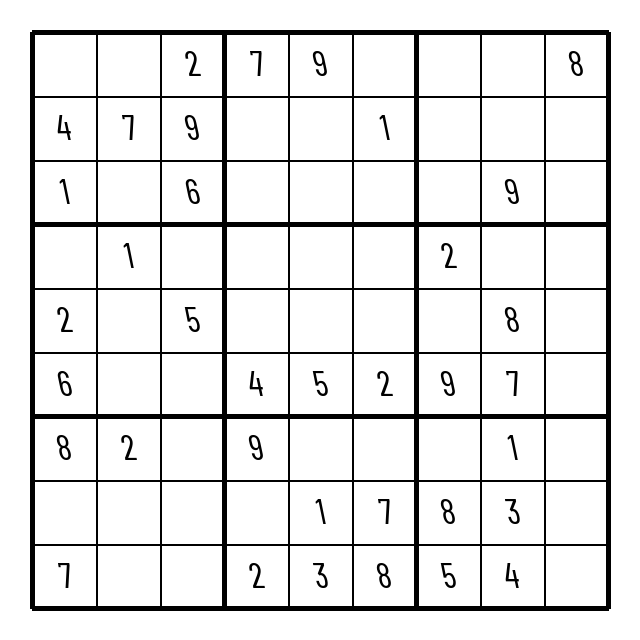
#> input picture backend/phases/phase_04_digit_recognition/src/datasets/fromsoduko/sudoku_medium/images_original/sudoku_00006_en.png, 640 x 640 px
$ python -i preprocess.py   (imports and definitions only)
#> lines starting #> are read from the running program, lines starting #| are printed output that depends on the picture; after the words box and inside, x2 and y2 are one past the last pixel; in counts of white or black regions, pixels touching at a corner belong together
### backend/app/config.py
from __future__ import annotations

from pathlib import Path
from typing import Any
import os

try:
    import yaml
except Exception:  # pragma: no cover - app can still start with defaults
    yaml = None  # type: ignore[assignment]


DEFAULT_CONFIG: dict[str, Any] = {
    "app": {"name": "Sudoku CV Windows API", "env": "development"},
    "server": {"host": "127.0.0.1", "port": 8000},
    "cors": {"origins": ["http://localhost:5173", "http://127.0.0.1:5173"]},
    "paths": {
        "storage_dir": "storage",
        "uploads_dir": "storage/uploads",
        "runs_dir": "storage/runs",
        "models_dir": "models",
    },
    "preprocessing": {
        "max_side": 1400,
        "gaussian_blur_kernel": 7,
        "adaptive_threshold": {"block_size": 11, "c": 2},
    },
    "grid_detection": {
        "max_contours_to_check": 20,
        "min_contour_area": 10000,
        "approx_epsilon_ratio": 0.02,
        "board_size": 450,
    },
    "cell_extraction": {
        "margin_ratio": 0.14,
        "empty_pixel_ratio_threshold": 0.035,
        "digit_input_size": 28,
        "montage_cell_size": 40,
        "save_cells": True,
    },
    "digit_recognition": {
        "model_path": "models/digit_cnn.pth",
        "confidence_threshold": 0.75,
        "preprocessing": {"normalize_to_0_1": True, "invert_input": False},
        "model": {
            "name": "DigitCNN",
            "input_channels": 1,
            "num_classes": 10,
            "image_size": 28,
            "dropout": 0.25,
        },
        "training": {
            "seed": 42,
            "batch_size": 64,
            "epochs": 20,
            "learning_rate": 0.001,
            "weight_decay": 0.0001,
            "early_stopping_patience": 6,
            "lr_scheduler_patience": 3,
            "lr_scheduler_factor": 0.5,
            "checkpoint_name": "digit_cnn.pth",
        },
        "data": {
            "validation_split": 0.1,
            "include_zero_digit": False,
            "num_workers": 0,
            "hoda": {
                "raw_dir": "phases/phase_04_digit_recognition/src/datasets/hoda",
                "train_cdb": "DigitDB/Train 60000.cdb",
                "test_cdb": "DigitDB/Test 20000.cdb",
            },
            "mnist": {
                "root_dir": "phases/phase_04_digit_recognition/src/datasets/mnist",
                "download": False,
            },
            "chars74k": {
                "root_dir": "phases/phase_04_digit_recognition/src/datasets/chars74k/EnglishFnt/Fnt",
                "test_split": 0.1,
            },
            "sudoku_cells": {
                "include_empty_cells": False,
                "validation_split": 0.1,
                "cache_dir": "storage/sudoku/cell_cache",
                "generated_roots": [
                    "phases/phase_04_digit_recognition/src/datasets/fromsoduko/sudoku_medium",
                ],
                "dat_roots": [
                    "storage/sudoku/raw/v2_train/v2_train",
                ],
            },
        },
        "sudoku_fine_tune": {
            "epochs": 5,
            "learning_rate": 0.0001,
            "weight_decay": 0.0001,
            "early_stopping_patience": 3,
            "lr_scheduler_patience": 2,
            "lr_scheduler_factor": 0.5,
        },
        "augmentation": {
            "enabled": True,
            "pad_extra": 8,
            "affine_p": 0.35,
            "translate_percent": 0.03,
            "scale_min": 0.97,
            "scale_max": 1.03,
            "rotate_limit": 5,
            "shear_limit": 2,
            "brightness_limit": 0.08,
            "contrast_limit": 0.08,
            "brightness_contrast_p": 0.25,
            "blur_p": 0.04,
            "empty_threshold": 12,
        },
    },
    "solver": {"use_mrv": True, "empty_value": 0},
    "ui": {"show_cells_separately": True},
}


# [8 lines left out: function _deep_update, not called in this run]


class Settings:
    """Project settings loaded from one YAML file: backend/config.yml."""

    def __init__(self) -> None:
        self.project_root = Path(__file__).resolve().parents[1]
        self.config_path = self.project_root / "config.yml"
        self.config = self._load_config()

        self.app_name = str(self.get("app.name", "Sudoku CV Windows API"))
        self.app_env = str(self.get("app.env", "development"))

        self.storage_dir = self.resolve_path(str(self.get("paths.storage_dir", "storage")))
        self.uploads_dir = self.resolve_path(str(self.get("paths.uploads_dir", "storage/uploads")))
        self.runs_dir = self.resolve_path(str(self.get("paths.runs_dir", "storage/runs")))
        self.models_dir = self.resolve_path(str(self.get("paths.models_dir", "models")))

        raw_origins = os.getenv("CORS_ORIGINS")
        if raw_origins:
            self._cors_origins = [item.strip() for item in raw_origins.split(",") if item.strip()]
        else:
            self._cors_origins = list(self.get("cors.origins", DEFAULT_CONFIG["cors"]["origins"]))

    def _load_config(self) -> dict[str, Any]:
        if yaml is None or not self.config_path.exists():
            return DEFAULT_CONFIG
        with self.config_path.open("r", encoding="utf-8") as file:
            user_config = yaml.safe_load(file) or {}
        if not isinstance(user_config, dict):
            raise ValueError("backend/config.yml must contain a YAML mapping at the top level.")
        return _deep_update(DEFAULT_CONFIG, user_config)

    def get(self, dotted_key: str, default: Any = None) -> Any:
#> called with dotted_key = 'app.name', default = 'Sudoku CV Windows API'
        current: Any = self.config
        for part in dotted_key.split("."):
            if not isinstance(current, dict) or part not in current:
                return default
            current = current[part]
        return current

    def resolve_path(self, relative_or_absolute: str) -> Path:
        path = Path(relative_or_absolute)
        if path.is_absolute():
            return path
        return self.project_root / path

    @property
    def cors_origins(self) -> list[str]:
        return self._cors_origins

    # [4 lines left out: function digit_model_path, not called in this run]


settings = Settings()
for directory in [settings.storage_dir, settings.uploads_dir, settings.runs_dir, settings.models_dir]:
    directory.mkdir(parents=True, exist_ok=True)
#> further down, picture is the input picture: shape (640, 640, 3); min 0, max 255, mean 229.9

### backend/common/images.py
from __future__ import annotations

from pathlib import Path
import cv2
import numpy as np
from PIL import Image


# [50 lines left out: functions imread_color, save_image, not called in this run]


def resize_max(image: np.ndarray, max_side: int = 1400) -> np.ndarray:
#> called with max_side = 1400
    h, w = image.shape[:2]
#> h = 640; w = 640
    side = max(h, w)
#> side = 640
    if side <= max_side:
        return image
    scale = max_side / float(side)
    return cv2.resize(image, (int(w * scale), int(h * scale)), interpolation=cv2.INTER_AREA)


# [4 lines left out: function ensure_bgr, not called in this run]

### backend/phases/phase_01_preprocessing/preprocess.py
from __future__ import annotations

from pathlib import Path
import cv2
import numpy as np

from app.config import settings
from common.images import save_image, resize_max


def preprocess_image(image_bgr: np.ndarray, output_dir: Path) -> dict[str, np.ndarray | str]:

    max_side = int(settings.get("preprocessing.max_side", 1400))
    blur_kernel = int(settings.get("preprocessing.gaussian_blur_kernel", 7))
    threshold_block = int(settings.get("preprocessing.adaptive_threshold.block_size", 11))
    threshold_c = int(settings.get("preprocessing.adaptive_threshold.c", 2))

    original = resize_max(image_bgr, max_side=max_side)
    gray = cv2.cvtColor(original, cv2.COLOR_BGR2GRAY)
    blur = cv2.GaussianBlur(gray, (blur_kernel, blur_kernel), 0)
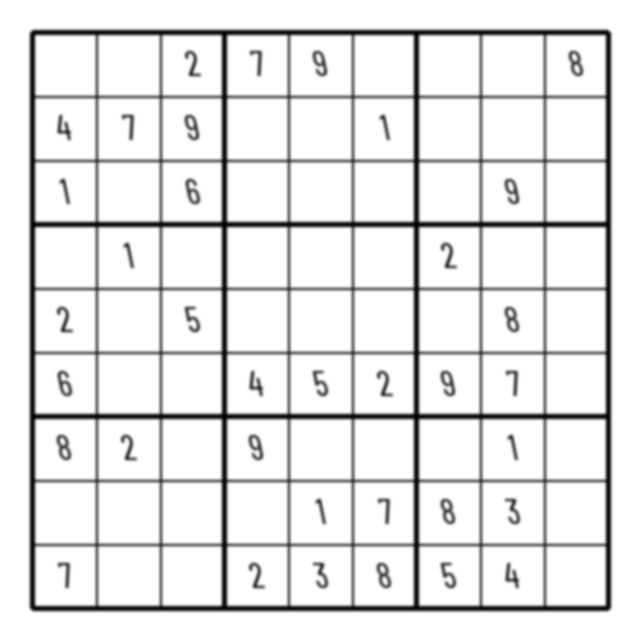
#> blur: shape (640, 640); min 1, max 255, mean 229.9
    threshold = cv2.adaptiveThreshold(
        blur,
        255,
        cv2.ADAPTIVE_THRESH_GAUSSIAN_C,
        cv2.THRESH_BINARY_INV, ## I think this is better/essential for open cv to find contours
        threshold_block,
        threshold_c,
    )
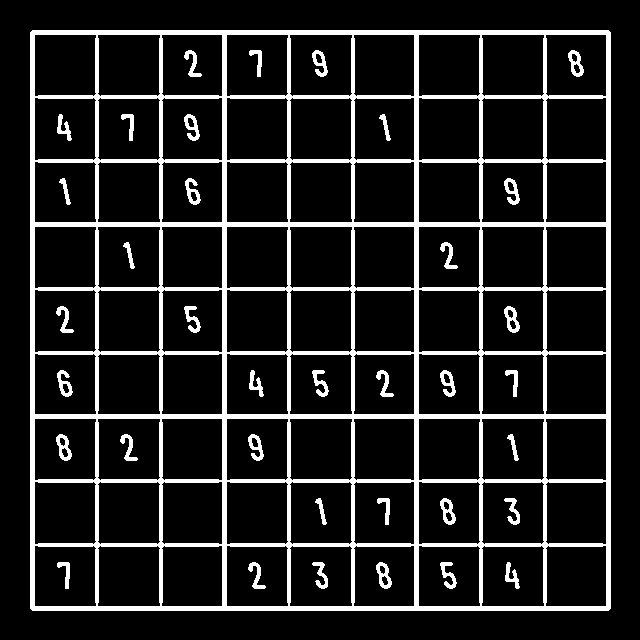
#> threshold: shape (640, 640); 13.4% white; 37 white regions, largest, box (x1, y1, x2, y2) and area: (30, 30, 611, 611) 48460, (568, 50, 584, 77) 219, (504, 306, 520, 333) 219

#> (the run stopped early here; a loop or call above may not have finished)

$ run again, on backend/phases/phase_04_digit_recognition/src/datasets/fromsoduko/sudoku_medium/images_original/sudoku_00022_en.png
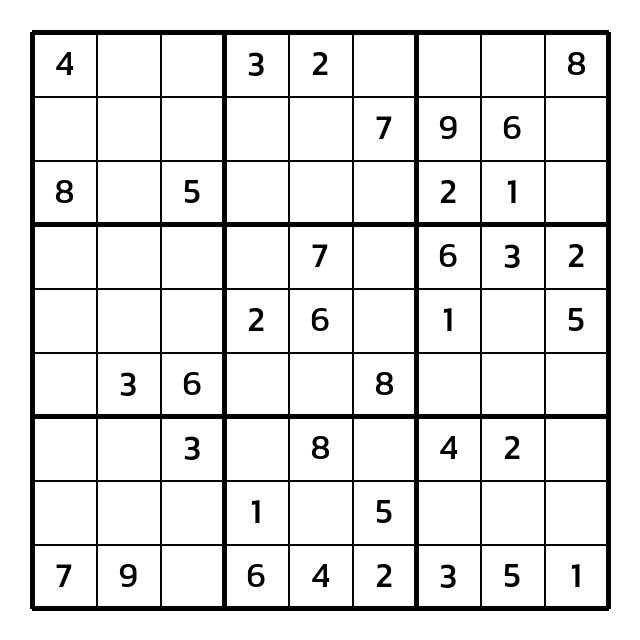
#> input picture backend/phases/phase_04_digit_recognition/src/datasets/fromsoduko/sudoku_medium/images_original/sudoku_00022_en.png, 640 x 640 px
#> picture is the input picture: shape (640, 640, 3); min 0, max 255, mean 228.7
#> in preprocess_image, `blur = cv2.GaussianBlur(gray, (blur_kernel, blur_kernel), 0)`:
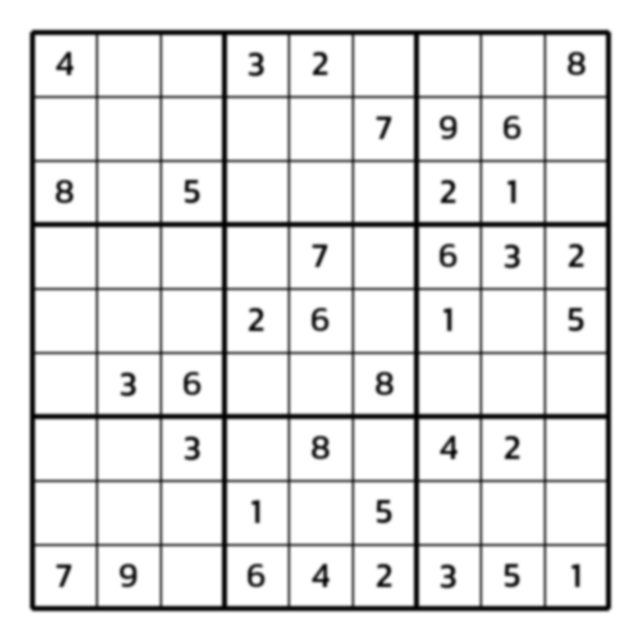
#> blur: shape (640, 640); min 1, max 255, mean 228.7
#> in preprocess_image, `threshold = cv2.adaptiveThreshold( blur, 255, cv2.ADAPTIVE_THRESH_GAUS..`:
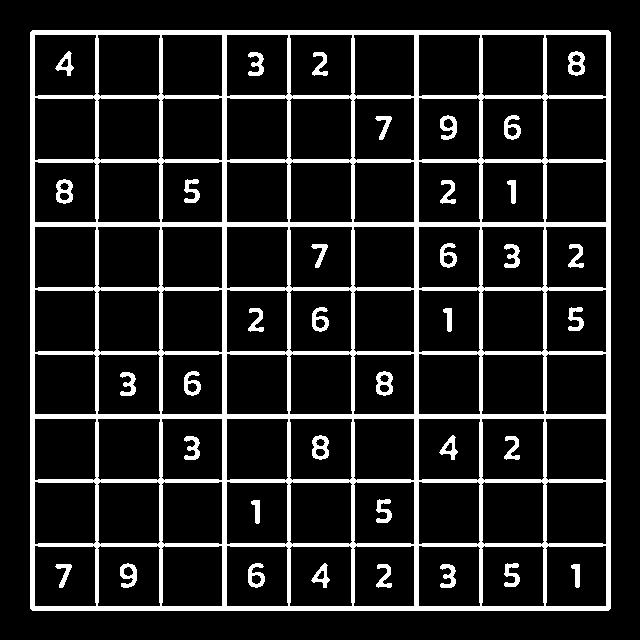
#> threshold: shape (640, 640); 13.6% white; 37 white regions, largest, box (x1, y1, x2, y2) and area: (30, 30, 611, 611) 48460, (568, 51, 585, 76) 260, (56, 179, 73, 204) 260

$ run again, on backend/phases/phase_04_digit_recognition/src/datasets/fromsoduko/sudoku_medium/images_original/sudoku_00025_en.png
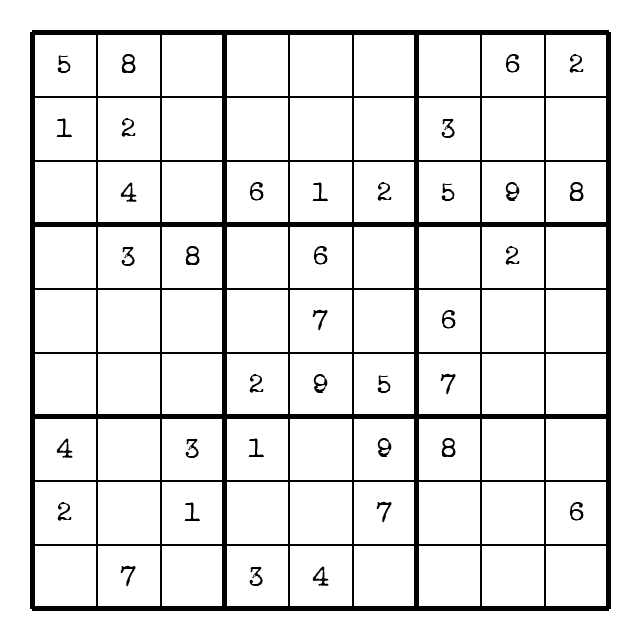
#> input picture backend/phases/phase_04_digit_recognition/src/datasets/fromsoduko/sudoku_medium/images_original/sudoku_00025_en.png, 640 x 640 px
#> picture is the input picture: shape (640, 640, 3); min 0, max 255, mean 230.3
#> in preprocess_image, `blur = cv2.GaussianBlur(gray, (blur_kernel, blur_kernel), 0)`:
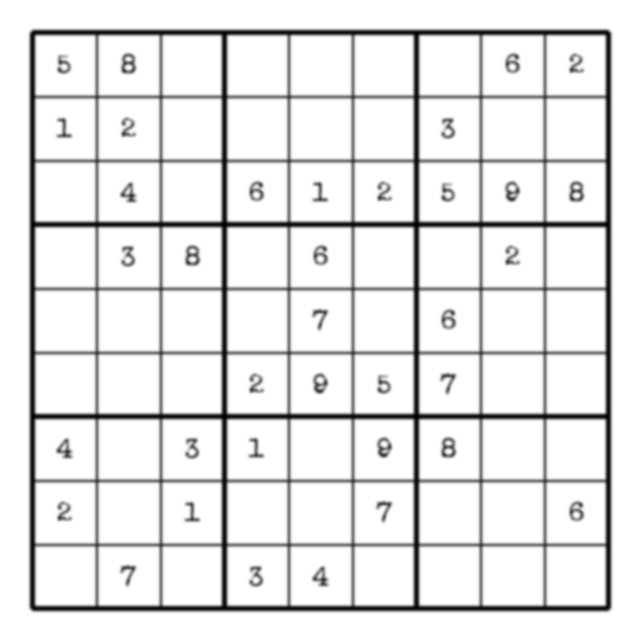
#> blur: shape (640, 640); min 1, max 255, mean 230.3
#> in preprocess_image, `threshold = cv2.adaptiveThreshold( blur, 255, cv2.ADAPTIVE_THRESH_GAUS..`:
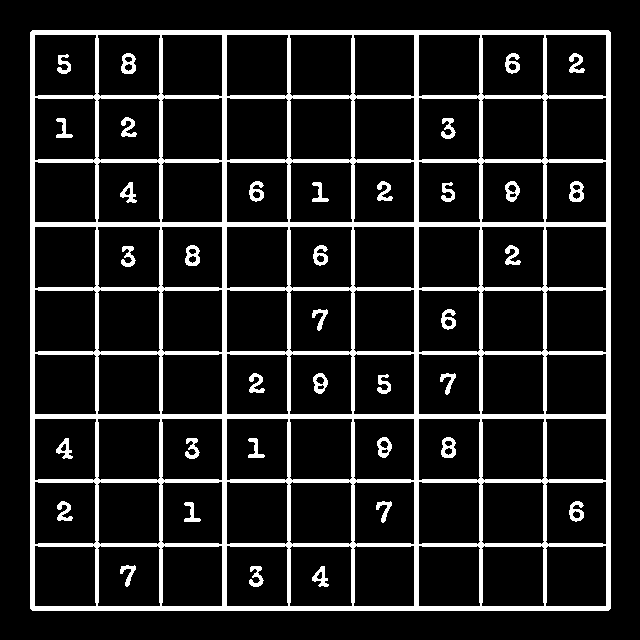
#> threshold: shape (640, 640); 13.3% white; 37 white regions, largest, box (x1, y1, x2, y2) and area: (30, 30, 611, 611) 48460, (121, 53, 136, 74) 199, (569, 181, 584, 202) 199

$ run again, on backend/phases/phase_04_digit_recognition/src/datasets/fromsoduko/sudoku_medium/images_original/sudoku_00032_en.png
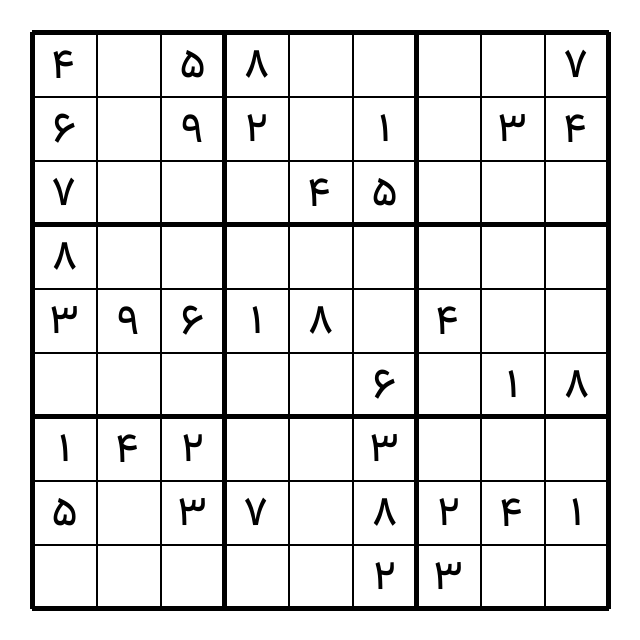
#> input picture backend/phases/phase_04_digit_recognition/src/datasets/fromsoduko/sudoku_medium/images_original/sudoku_00032_en.png, 640 x 640 px
#> picture is the input picture: shape (640, 640, 3); min 0, max 255, mean 228
#> in preprocess_image, `blur = cv2.GaussianBlur(gray, (blur_kernel, blur_kernel), 0)`:
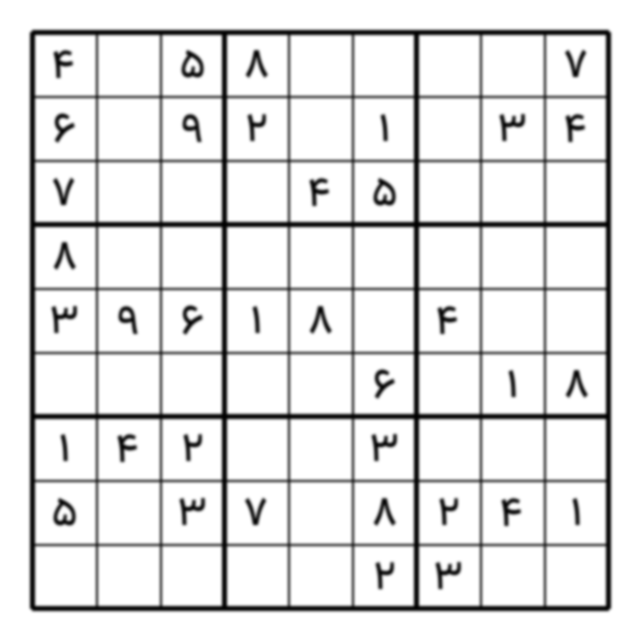
#> blur: shape (640, 640); min 1, max 255, mean 228
#> in preprocess_image, `threshold = cv2.adaptiveThreshold( blur, 255, cv2.ADAPTIVE_THRESH_GAUS..`:
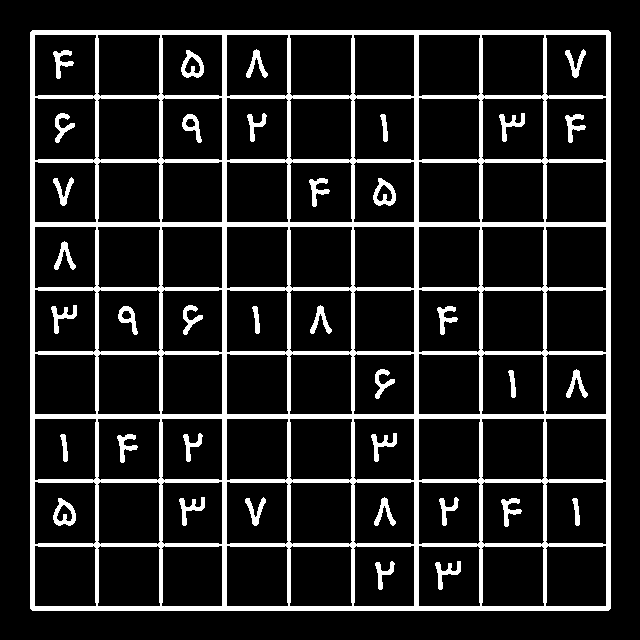
#> threshold: shape (640, 640); 13.9% white; 37 white regions, largest, box (x1, y1, x2, y2) and area: (30, 30, 611, 611) 48460, (181, 50, 204, 78) 317, (373, 178, 396, 206) 317
